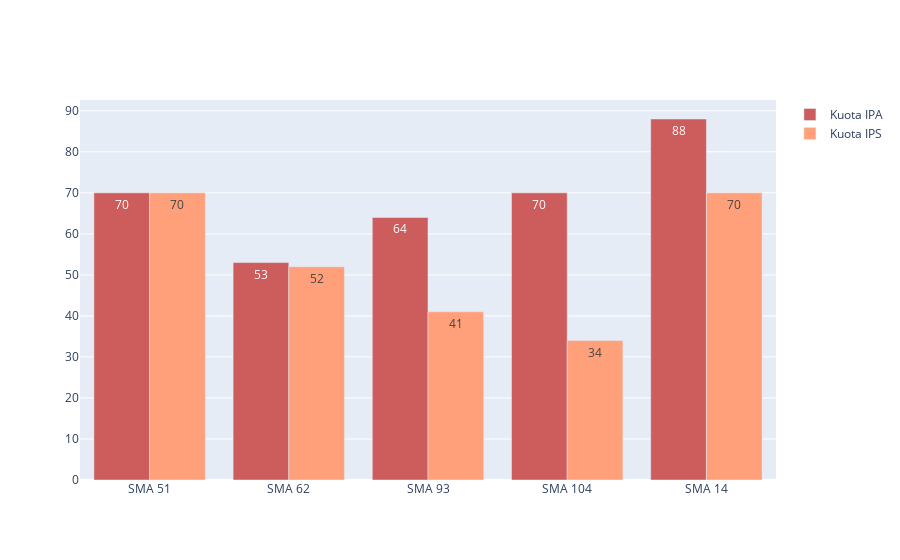

The code cell stored with this chart in its notebook:
### Code cell
status_kuotaipa = sma['Kuota IPA'].value_counts
status_kuotaips = sma['Kuota IPS'].value_counts
label_ipa = sma['Sekolah']
label_ips = sma['Sekolah']
values_ipa = sma['Kuota IPA']
values_ips = sma['Kuota IPS']

fig = go.Figure()
fig.add_trace(go.Bar(x=label_ipa, y=values_ipa, text=values_ipa, name='Kuota IPA', marker_color='indianred'))

fig.add_trace(go.Bar(x=label_ips, y=values_ips, text=values_ips, name='Kuota IPS', marker_color='lightsalmon'))

fig.update_layout(barmode='group', xaxis_tickangle=0)
fig.show()

### Figure 1 — Plotly figure (JSON) as saved in the notebook; plotly's stock layout.template omitted (floating-point values rounded to 4 significant figures)
{"data": [{"marker": {"color": "indianred"}, "name": "Kuota IPA", "text": [70, 53, 64, 70, 88], "type": "bar", "x": ["SMA 51", "SMA 62", "SMA 93", "SMA 104", "SMA 14"], "y": [70, 53, 64, 70, 88]}, {"marker": {"color": "lightsalmon"}, "name": "Kuota IPS", "text": [70, 52, 41, 34, 70], "type": "bar", "x": ["SMA 51", "SMA 62", "SMA 93", "SMA 104", "SMA 14"], "y": [70, 52, 41, 34, 70]}], "layout": {"autosize": true, "barmode": "group", "xaxis": {"autorange": true, "range": [-0.5, 4.5], "tickangle": 0, "type": "category"}, "yaxis": {"autorange": true, "range": [0, 92.63], "type": "linear"}}}
